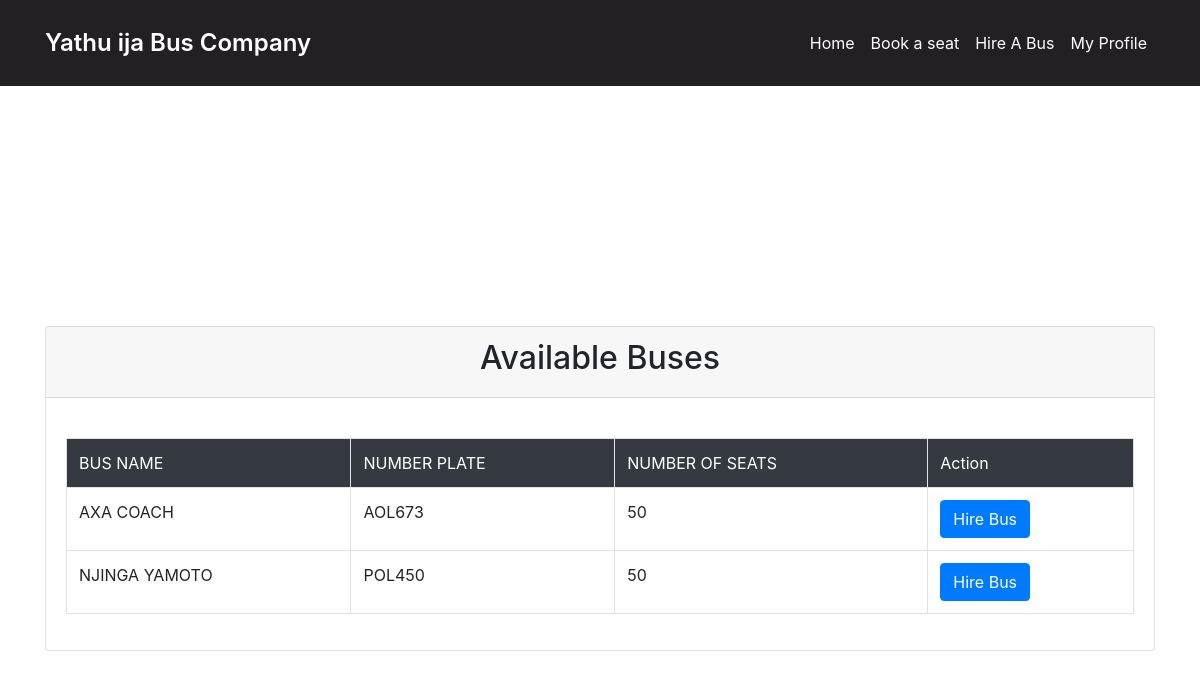
Screenshot of /user/book_bus.php (signed in) with the database file from the repository.
### tables this page shows
CREATE TABLE IF NOT EXISTS `bus` (
  `bus_id` int NOT NULL AUTO_INCREMENT,
  `bus_name` varchar(255) DEFAULT NULL,
  `number_plate` varchar(20) DEFAULT NULL,
  `number_of_seats` int DEFAULT NULL,
  `weight` decimal(10,2) DEFAULT NULL,
  `mileage` decimal(10,2) DEFAULT NULL,
  `bus_type` varchar(50) DEFAULT NULL,
  `availability` varchar(50) NOT NULL,
  `fuel_used` decimal(10,2) DEFAULT '0.00',
  PRIMARY KEY (`bus_id`),
  UNIQUE KEY `number_plate` (`number_plate`)
);

### user/book_bus.php (the view, shortened to what this page needs)
<!DOCTYPE html>
<html lang="en">
<head>
<?php include 'head.php'; ?>
<?php session_start();
 require_once('db_connection.php');?>
</head>
<body>
    <?php include 'user_dashboard_navbar.php'; ?>
    <br><br><br><br><br><br>
    <div class="container">
      <div class="row mt-5" >
           <div class="col">
             <div class="card mt-5" >
                <div class="card-header">
                    <h2 class="display-6 text-center" >Available Buses</h2>
                </div>
                <div class="card-body">
                    <table class="table table-bordered">
                        <tr class="bg-dark text-white">
                            <td>BUS NAME</td>
                            <td>NUMBER PLATE</td>
                            <td>NUMBER OF SEATS</td>
                            <td>Action</td>
                        </tr>
                        <?php
                       if (true) {
                           $query = "SELECT * FROM bus
                                     WHERE  bus_type= 'Hire Bus'
                                     AND    availability = 'Available'
                                       ;" ;
                           $result = mysqli_query($conn, $query);
                           if (mysqli_num_rows($result) > 0) {
                               while ($row = mysqli_fetch_assoc($result)) {
                                   ?>
                                   <tr>
                                       <td><?php echo $row['bus_name'] ?></td>
                                       <td><?php echo $row['number_plate'] ?></td>
                                       <td><?php echo $row['number_of_seats'] ?></td>
                                       <td>
                                       <button onclick="showPopup(<?php echo $row['bus_id']; ?>,
                                       '<?php echo $row['bus_name']; ?>')" class="btn btn-primary">Hire Bus</button>
                                       </td>
                                   </tr>
                               <?php
                               }
                           } else {
                               ?>
                               <tr>
                                   <td colspan="5">No buses available for hire</td>
                               </tr>
                           <?php
                           }
                       }
                        ?>
                    </table>
                </div>
             </div>
           </div>
       </div>
    </div>
</body>
</html>

### user/book_bus.php (style rules this page uses)
table { width: 100%; border-collapse: collapse; margin-top: 20px; }
th, td { border: 1px solid #ddd; padding: 8px; text-align: left; }

### rows the page displays
bus: bus_name "AXA COACH", number_plate "AOL673", number_of_seats "50"
bus: bus_name "NJINGA YAMOTO", number_plate "POL450", number_of_seats "50"
